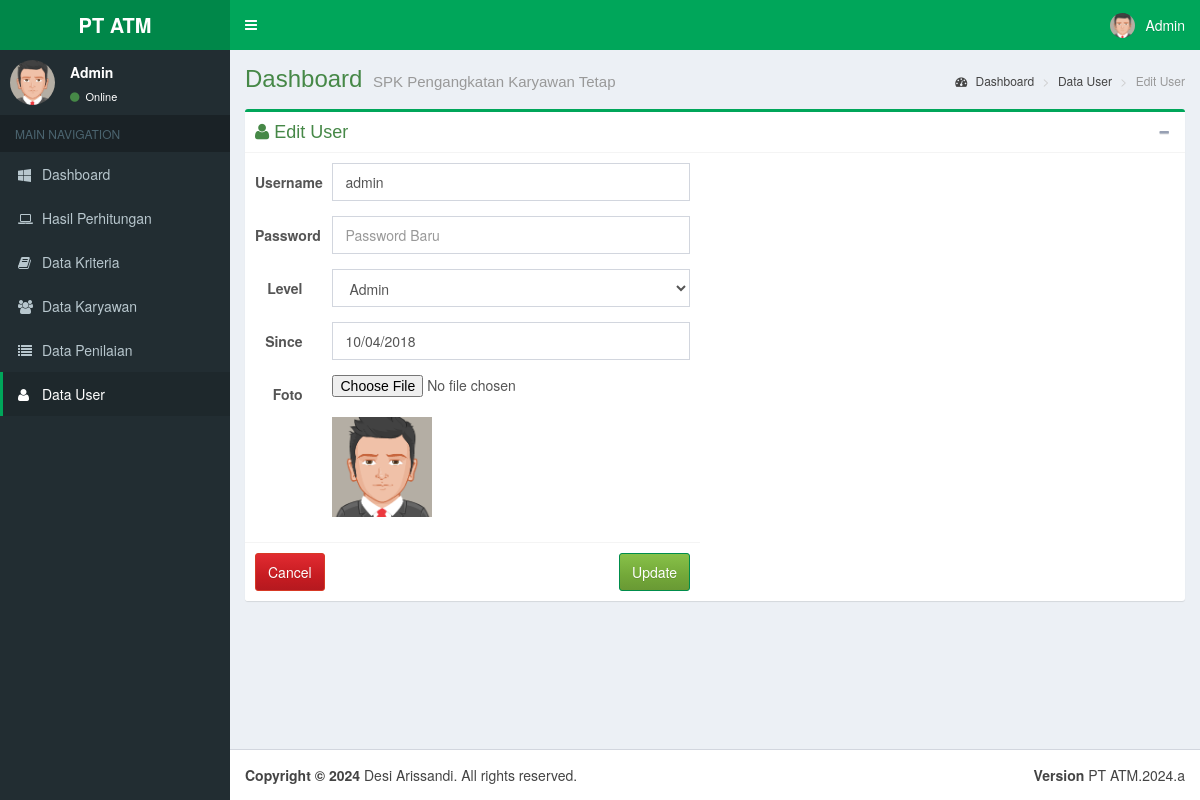
Page /edit-user.php?id=1 (signed in) on the committed database.
### tables this page shows
CREATE TABLE IF NOT EXISTS `user` (
  `id` int(11) NOT NULL AUTO_INCREMENT,
  `user` varchar(50) NOT NULL,
  `pass` varchar(256) NOT NULL,
  `level` varchar(25) NOT NULL,
  `since` date NOT NULL,
  `foto` varchar(1024) NOT NULL,
  PRIMARY KEY (`id`)
);

### edit-user.php (the view, shortened to what this page needs)
<?php
	include 'dbconf.php';
?>
<!DOCTYPE html>
<html>
<head>
  <link rel="stylesheet" href="lte/bootstrap/css/bootstrap.min.css">
  <link rel="stylesheet" href="lte/plugins/datepicker/datepicker3.css">
  <link rel="stylesheet" href="lte/dist/css/font-awesome.min.css">
  <link rel="stylesheet" href="lte/dist/css/ionicons.min.css">
  <link rel="stylesheet" href="lte/dist/css/AdminLTE.min.css">
  <link rel="stylesheet" href="lte/dist/css/skins/_all-skins.min.css">
	<link rel="stylesheet" type="text/css" href="assets/jquery.fancybox.css?v=2.1.5" media="screen" />
	<link rel="stylesheet" type="text/css" href="assets/helpers/jquery.fancybox-buttons.css?v=1.0.5" />
	<link rel="stylesheet" type="text/css" href="assets/helpers/jquery.fancybox-thumbs.css?v=1.0.7" />
</head>
<body class="hold-transition fixed skin-green sidebar-mini">
<div class="wrapper">
  <header class="main-header">
    <a href="#" class="logo">
      <span class="logo-lg"><b><?php echo $_SESSION['judul'];?></b></span>
    </a>
    <nav class="navbar navbar-static-top">
      <a href="#" class="sidebar-toggle" data-toggle="offcanvas" role="button">
      </a>
      <div class="navbar-custom-menu">
        <ul class="nav navbar-nav">
          <li class="dropdown user user-menu">
            <a href="#" class="dropdown-toggle" data-toggle="dropdown">
              <img src="<?php echo $_SESSION['foto'];?>" class="user-image" alt="User Image">
              <span class="hidden-xs"><?php echo ucwords($_SESSION['user']);?></span>
            </a>
          </li>
        </ul>
      </div>
    </nav>
  </header>
  <aside class="main-sidebar">
    <section class="sidebar">
      <div class="user-panel">
        <div class="pull-left image">
          <img src="<?php echo $_SESSION['foto'];?>" class="img-circle" alt="User Image">
        </div>
        <div class="pull-left info">
          <p><?php echo ucwords($_SESSION['user']);?></p>
          <a href="#"><i class="fa fa-circle text-success"></i> Online</a>
        </div>
      </div>
      <ul class="sidebar-menu">
        <li class="header">MAIN NAVIGATION</li>
        <li>
          <a href="dashboard-ui.php">
            <i class="fa fa-windows"></i> <span>Dashboard</span>
          </a>
        </li>
		<li>
          <a href="hasil.php">
            <i class="fa fa-laptop"></i> <span>Hasil Perhitungan</span>
          </a>
        </li>
		<?php if($_SESSION['level']=='admin'){?>
		<li>
          <a href="kriteria.php">
            <i class="fa fa-book"></i> <span>Data Kriteria</span>
          </a>
        </li>
		<li>
          <a href="karyawan.php">
            <i class="fa fa-users"></i> <span>Data Karyawan</span>
          </a>
        </li>
		<li>
          <a href="penilaian.php">
            <i class="fa fa-list"></i> <span>Data Penilaian</span>
          </a>
        </li>
		<li class="active">
          <a href="user.php">
            <i class="fa fa-user"></i> <span>Data User</span>
          </a>
        </li>
		<?php } ?>
      </ul>
    </section>
  </aside>
  <div class="content-wrapper">
    <section class="content-header">
      <h1 class="text-success">
        Dashboard
        <small><?php echo $_SESSION['desc'];?></small>
      </h1>
      <ol class="breadcrumb">
        <li><a href="dashboard-ui.php"><i class="fa fa-dashboard"></i> Dashboard</a></li>
        <li><a href="user.php">Data User</a></li>
        <li class="active">Edit User</li>
      </ol>
    </section>
    <section class="content">
      <div class="box box-success">
        <div class="box-header with-border">
          <h3 class="box-title text-success"><i class="fa fa-user"> </i> Edit User</h3>
          <div class="box-tools pull-right">
            <button type="button" class="btn btn-box-tool" data-widget="collapse" data-toggle="tooltip" title="Collapse">
              <i class="fa fa-minus"></i></button>
          </div>
        </div>
            <form class="form-horizontal" enctype="multipart/form-data" method="post" action="proses-edit-user.php?id=<?php echo $_GET['id'];?>">
              <div class="row">
			   <div class="col-lg-6 col-xs-12">
			  <div class="box-body">
					<?php
						$result = $mysqli->query("SELECT *  FROM `user` WHERE `id` = ".$_GET['id']."");
							while ($row = $result->fetch_assoc()) {
					?>
                <div class="form-group">
                  <label for="user" class="col-sm-2 control-label">Username</label>
                  <div class="col-sm-10">
                    <input type="text" class="form-control" name="user" id="user" value="<?php echo $row['user'];?>" placeholder="Username Baru" required />
                  </div>
                </div>
				 <div class="form-group">
                  <label for="pass" class="col-sm-2 control-label">Password</label>
                  <div class="col-sm-10">
                    <input type="password" class="form-control" name="pass" id="pass" placeholder="Password Baru" required />
                  </div>
                </div>
				<div class="form-group">
                  <label for="nopol" class="col-sm-2 control-label">Level</label>
                  <div class="col-sm-10">
					<select class="form-control" name="level" id="level">
						<option value="admin" <?php if($row['level']=='admin') echo "selected";?>>Admin</option>
					</select>
                  </div>
                </div>
				<div class="form-group">
                  <label for="supir" class="col-sm-2 control-label">Since</label>
                  <div class="col-sm-10">
                    <input type="text" class="form-control pull-right" id="datepicker" name="since" value="<?php echo date('m/d/Y',strtotime($row['since']));?>" required />
                  </div>
                </div>
				<div class="form-group">
                  <label for="foto" class="col-sm-2 control-label">Foto</label>
                  <div class="col-sm-10">
                    <input type="file" name="foto" id="foto" placeholder="Foto" required />
					<br>
					<a class='fancybox-effects-d' href='uploads/<?php echo $row['foto'];?>' title='<?php echo $row['user'];?>'><img src="uploads/<?php echo $row['foto']; ?>" width=100 height=100 /></a>
                  </div>
                </div>
              </div>
              <div class="box-footer">
				<a type="button" class="btn btn-danger" href="user.php">Cancel</a>
                <button type="submit" class="btn btn-success pull-right">Update</button>
              </div>
							<?php } ?>
			  </div>
		  </div>
            </form>
      </div>
    </section>
  </div>
  <footer class="main-footer">
    <div class="pull-right hidden-xs">
      <b>Version</b> <?php echo $_SESSION['judul'].".".date('Y').".a"?>
    </div>
    <strong>Copyright &copy; <?php echo date('Y');?></strong> <?php echo $_SESSION['creator']?>. All rights
    reserved.
  </footer>
</div>
</body>
</html>

### rows in the picture
user: user "admin", level "Admin", since "10/04/2018", foto (picture)

### other values in the picture
$_SESSION['judul'] "PT ATM"
$_SESSION['user'] "Admin"
$_SESSION['desc'] "SPK Pengangkatan Karyawan Tetap"
$_SESSION['creator'] "Desi Arissandi"
